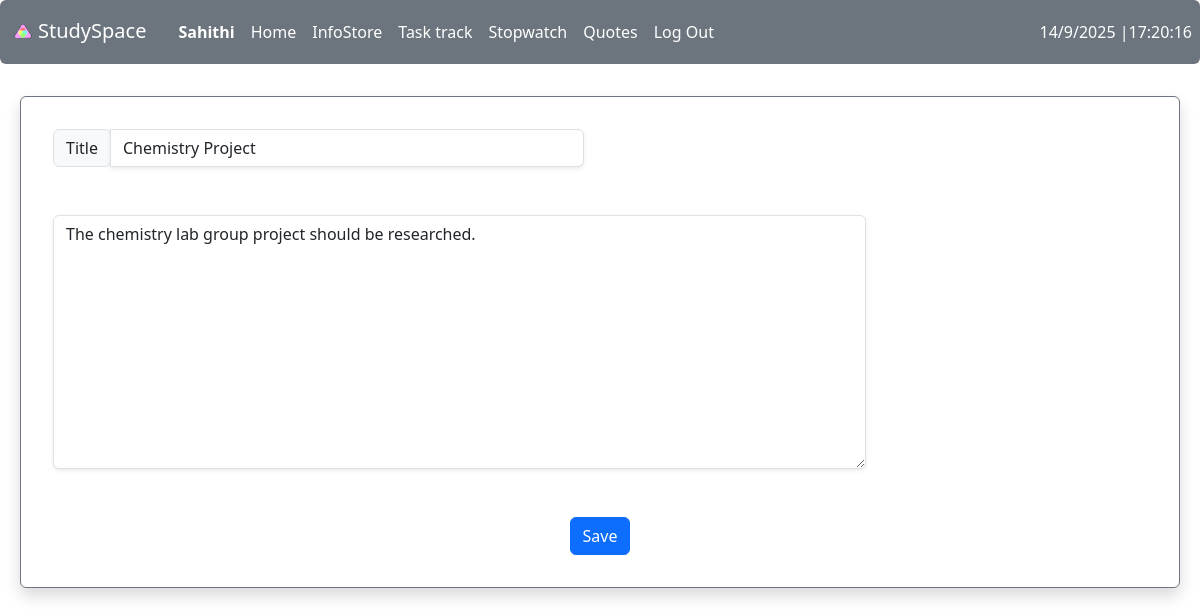
Page /edit/4 (signed in) on the committed database.
### studyspace/models.py (models this page shows)
class User(AbstractUser):
    pass

class Info(models.Model):
    user = models.ForeignKey(User, on_delete=models.CASCADE)
    title = models.CharField(max_length=100)
    txt = models.CharField(max_length=255)
    created_at = models.DateTimeField(auto_now_add=True)

### studyspace/views.py (the view)
# urls.py: path('edit/<int:item_id>', views.edit, name='edit'),
def edit(request,item_id):
    I = Info.objects.get(id=item_id)
    return render(request, 'studyspace/add.html', {
        't': I
    })

### studyspace/templates/studyspace/add.html (shortened to what this page needs)
{% extends "studyspace/layout.html" %}
{% block body %}
    <div class='conatiner text-center p-3 m-3'>
        <div class="row justify-content-center">
            <div class="col p-3 border border-secondary rounded shadow">
                    <div class="input-group p-3 mb-3 w-50">
                        <div class="input-group-prepend">
                            <span class="input-group-text">Title</span>
                        </div>
                        {% if t is True %}
                            <input id="title" type="text" class="form-control shadow-sm" value="">
                        {% else %}
                            <input id="title" type="text" class="form-control shadow-sm" value="{{ t.title }}">
                        {% endif %}
                    </div>
                      <div class="input-group p-3 mb-3 w-75">
                        {% if t is True %}
                            <textarea id='txt' class="form-control shadow-sm" rows="10" style=" height:75%; overflow: hidden;"></textarea>
                        {% else %}
                            <textarea id='txt' class="form-control shadow-sm" rows="10" style=" height:75%; overflow: hidden;">{{ t.txt }}</textarea>
                        {% endif %}
                      </div>
                        <div class="col-md">
                            <button id='save' data-csrf-token="{{ csrf_token }}" type='button' class="btn btn-primary float-right m-3">Save</button>
                        </div>
                    </div>
            </div>
        </div>
    </div>
{% endblock %}

### studyspace/templates/studyspace/layout.html (shortened to what this page needs)
{% load static %}
<!DOCTYPE html>
<html lang="en">
    <head>
        <link href="https://cdn.jsdelivr.net/npm/bootstrap@5.3.3/dist/css/bootstrap.min.css" rel="stylesheet">
        <link href="{% static 'style.css' %}" rel="stylesheet">
    </head>
    <body>
        <nav class="navbar navbar-expand-lg navbar-light bg-secondary rounded">
            {% if user.is_authenticated %}
                <a class="navbar-brand p-2 text-white" href="{% url 'index' %}"><img src="{% static 'Frame 1 (1).svg' %}" width="30" height="30" alt="">StudySpace</a>
            {% else %}
                <a class="navbar-brand p-2 text-white" href="{% url 'index' %}">StudySpace</a>
            {% endif %}
            <div>
                {% if user.is_authenticated %}
              <ul class="navbar-nav mr-auto">
                    <li class="nav-item">
                        <a class="nav-link text-white" href="#"><strong>{{ user.username }}</strong></a>
                    </li>
                    <li class="nav-item">
                        <a class="nav-link text-white" href="{% url 'index' %}">Home</a>
                    </li>
                    <li class="nav-item">
                        <a class="nav-link text-white" href="{% url 'list' %}">InfoStore</a>
                    </li>
                    <li class="nav-item">
                        <a class="nav-link text-white" href="{% url 'task' %}">Task track</a>
                    </li>
                    <li class="nav-item">
                        <a class="nav-link text-white" href="{% url 'watch' %}">Stopwatch</a>
                    </li>
                    <li class="nav-item">
                        <a class="nav-link text-white" href="{% url 'quotes' %}">Quotes</a>
                    </li>
                    <li class="nav-item">
                        <a class="nav-link text-white" href="{% url 'logout' %}">Log Out</a>
                    </li>
                     <li class="nav-item">
                        <a id="date" class="nav-link text-white position-absolute end-0 p-2"></a>
                </li>
                {% endif %}
              </ul>
            </div>
          </nav>
            <div class="body">
                {% block body %}
                {% endblock %}
    </body>
</html>

### rows in the picture
User: username "Sahithi"
Info: title "Chemistry Project", txt "The chemistry lab group project should be researched."
